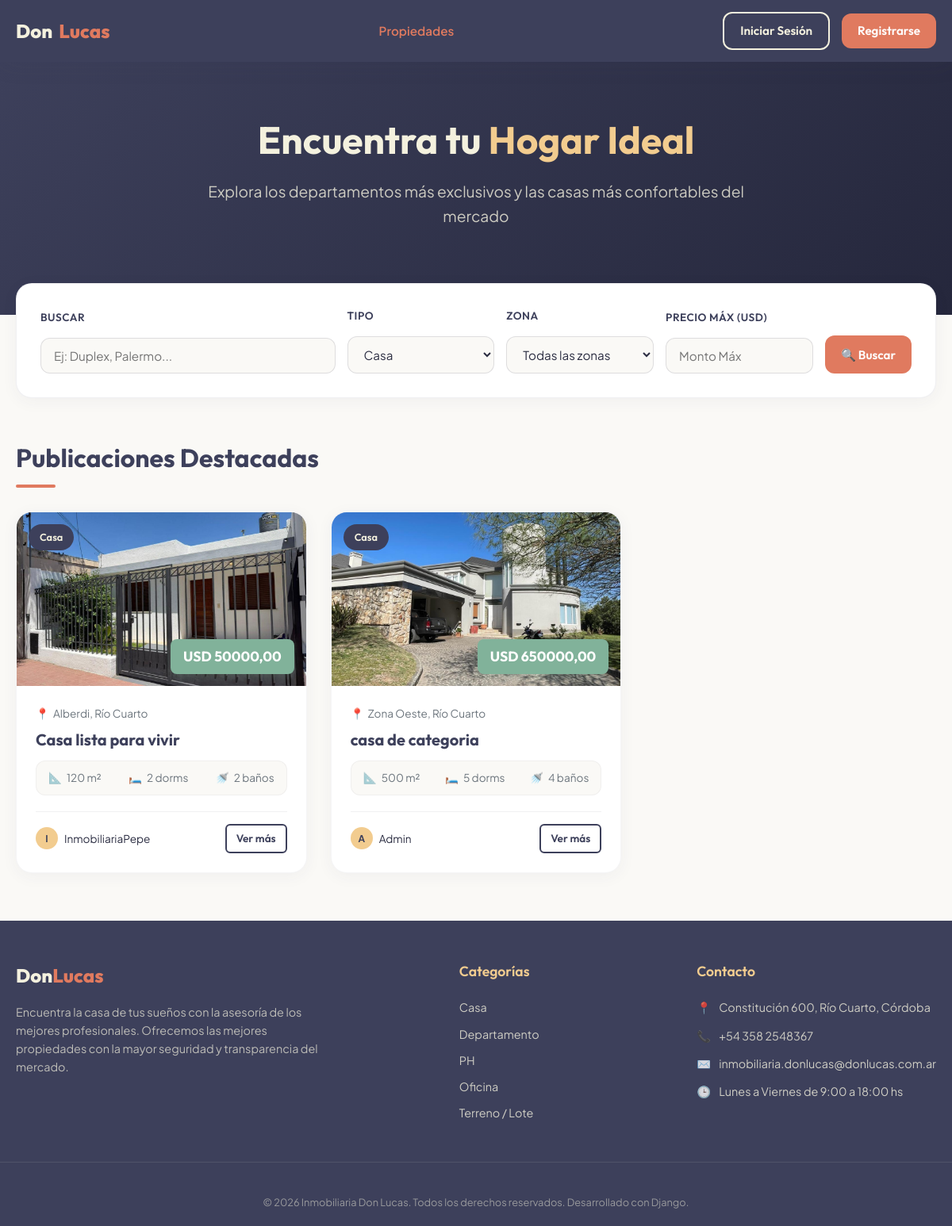
Screenshot of /?tipo=1 with the database file from the repository.
### propiedades/models.py (models this page shows, shortened)
class Propiedad(models.Model):
    titulo = models.CharField(max_length=200, verbose_name="Título de la publicación")
    descripcion = models.TextField(verbose_name="Descripción de la propiedad")
    tipo = models.ForeignKey(TipoPropiedad, on_delete=models.PROTECT, related_name="propiedades", verbose_name="Tipo de Propiedad")
    ubicacion = models.ForeignKey(Ubicacion, on_delete=models.PROTECT, related_name="propiedades", verbose_name="Ubicación")
    servicios = models.ManyToManyField(Servicio, blank=True, related_name="propiedades", verbose_name="Servicios / Comodidades")
    precio = models.DecimalField(max_digits=12, decimal_places=2, verbose_name="Precio (USD)")
    superficie = models.IntegerField(verbose_name="Superficie Total (m²)")
    habitaciones = models.IntegerField(verbose_name="Cantidad de Habitaciones")
    banos = models.IntegerField(verbose_name="Cantidad de Baños")
    imagen = models.ImageField(upload_to='propiedades/', verbose_name="Imagen Principal")
    agente = models.ForeignKey(CustomUser, on_delete=models.PROTECT, related_name="propiedades", verbose_name="Agente asignado")
    activo = models.BooleanField(default=True, verbose_name="Publicación Activa")
    fecha_creacion = models.DateTimeField(auto_now_add=True, verbose_name="Fecha de Publicación")
    class Meta:
        verbose_name = "Propiedad"
        verbose_name_plural = "Propiedades"
        ordering = ['-fecha_creacion']

class TipoPropiedad(models.Model):
    nombre = models.CharField(max_length=50, unique=True, verbose_name="Nombre")
    descripcion = models.TextField(blank=True, null=True, verbose_name="Descripción")
    class Meta:
        verbose_name = "Tipo de Propiedad"
        verbose_name_plural = "Tipos de Propiedades"

class Ubicacion(models.Model):
    barrio = models.CharField(max_length=100, verbose_name="Barrio / Zona")
    ciudad = models.CharField(max_length=100, verbose_name="Ciudad")
    provincia = models.CharField(max_length=100, verbose_name="Provincia")
    class Meta:
        verbose_name = "Ubicación"
        verbose_name_plural = "Ubicaciones"
        unique_together = ('barrio', 'ciudad', 'provincia')

class CustomUser(AbstractUser):
    telefono = models.CharField(max_length=20, blank=True, null=True, verbose_name="Teléfono")
    biografia = models.TextField(blank=True, null=True, verbose_name="Biografía / Presentación")
    es_agente = models.BooleanField(default=False, verbose_name="Es Agente Inmobiliario")
    foto_perfil = models.ImageField(upload_to='perfiles/', blank=True, null=True, verbose_name="Foto de Perfil")

### propiedades/views.py (the view, shortened to what this page needs)
# urls.py: path('', views.PropiedadListView.as_view(), name='propiedad_list'),
class PropiedadListView(ListView):
    model = Propiedad
    template_name = 'propiedades/propiedad_list.html'
    context_object_name = 'propiedades'
    paginate_by = 6
    def get_queryset(self):
        queryset = Propiedad.objects.filter(activo=True)
        query = self.request.GET.get('q')
        tipo_id = self.request.GET.get('tipo')
        ubicacion_id = self.request.GET.get('ubicacion')
        precio_min = self.request.GET.get('precio_min')
        precio_max = self.request.GET.get('precio_max')
        if tipo_id:
            queryset = queryset.filter(tipo_id=tipo_id)
        if ubicacion_id:
            queryset = queryset.filter(ubicacion_id=ubicacion_id)
        if precio_min:
            queryset = queryset.filter(precio__gte=precio_min)
        if precio_max:
            queryset = queryset.filter(precio__lte=precio_max)
        return queryset
    def get_context_data(self, **kwargs):
        context = super().get_context_data(**kwargs)
        context['q'] = self.request.GET.get('q', '')
        context['tipo_selected'] = self.request.GET.get('tipo', '')
        context['ubicacion_selected'] = self.request.GET.get('ubicacion', '')
        context['precio_min'] = self.request.GET.get('precio_min', '')
        context['precio_max'] = self.request.GET.get('precio_max', '')
        return context

### propiedades/context_processors.py (called while the page is built)
def inmobiliaria_globals(request):
    return {
        'global_tipos': TipoPropiedad.objects.all(),
        'global_ubicaciones': Ubicacion.objects.all(),
        'inmobiliaria_contacto': {
            'nombre': 'Inmobiliaria Don Lucas',
            'telefono': '+54 358 2548367',
            'email': 'inmobiliaria.donlucas@donlucas.com.ar',
            'direccion': 'Constitución 600, Río Cuarto, Córdoba',
            'horario': 'Lunes a Viernes de 9:00 a 18:00 hs'
        }
    }

### propiedades/templates/propiedades/propiedad_list.html (shortened to what this page needs)
{% extends 'base.html' %}
{% load static %}
{% block content %}
<section class="hero-section">
    <div class="container hero-content">
        <h1 class="hero-title">Encuentra tu <span>Hogar Ideal</span></h1>
        <p class="hero-subtitle">Explora los departamentos más exclusivos y las casas más confortables del mercado</p>
    </div>
</section>
<div class="container">
    <div class="search-card">
        <form method="get" action="{% url 'propiedad_list' %}" class="search-form">
            <div class="form-group">
                <label for="search-input">Buscar</label>
                <input type="text" name="q" id="search-input" class="form-control" placeholder="Ej: Duplex, Palermo..." value="{{ q }}">
            </div>
            <div class="form-group">
                <label for="tipo-select">Tipo</label>
                <select name="tipo" id="tipo-select" class="form-control">
                    {% for tipo in global_tipos %}
                        <option value="{{ tipo.id }}" {% if tipo_selected == tipo.id|stringformat:"i" %}selected{% endif %}>{{ tipo.nombre }}</option>
                    {% endfor %}
                </select>
            </div>
            <div class="form-group">
                <label for="ubicacion-select">Zona</label>
                <select name="ubicacion" id="ubicacion-select" class="form-control">
                    <option value="">Todas las zonas</option>
                </select>
            </div>
            <div class="form-group">
                <label for="precio-max-input">Precio Máx (USD)</label>
                <input type="number" name="precio_max" id="precio-max-input" class="form-control" placeholder="Monto Máx" value="{{ precio_max }}">
            </div>
            <div>
                <button type="submit" class="btn btn-primary" style="width: 100%; height: 48px;">🔍 Buscar</button>
            </div>
        </form>
    </div>
</div>
<div class="container" style="margin-bottom: 60px;">
    <div class="section-header">
        <h2 class="section-title">Publicaciones Destacadas</h2>
    </div>
    <div class="property-grid">
        {% for propiedad in propiedades %}
            <article class="property-card">
                <div class="property-card-img-wrapper">
                    {% if propiedad.imagen %}
                        <img src="{{ propiedad.imagen.url }}" alt="{{ propiedad.titulo }}" class="property-card-img">
                    {% else %}
                        <div class="property-card-img" style="background-color: #ddd; display: flex; align-items: center; justify-content: center;">Sin Imagen</div>
                    {% endif %}
                    <span class="property-badge-type">{{ propiedad.tipo.nombre }}</span>
                    <span class="property-badge-price">USD {{ propiedad.precio }}</span>
                </div>
                <div class="property-card-content">
                    <div class="property-card-location">
                        <span>📍</span> {{ propiedad.ubicacion.barrio }}, {{ propiedad.ubicacion.ciudad }}
                    </div>
                    <h3 class="property-card-title">
                        <a href="{% url 'propiedad_detail' propiedad.pk %}">{{ propiedad.titulo }}</a>
                    </h3>
                    <div class="property-card-specs">
                        <div class="spec-item">📐 <span>{{ propiedad.superficie }} m²</span></div>
                        <div class="spec-item">🛏️ <span>{{ propiedad.habitaciones }} dorms</span></div>
                        <div class="spec-item">🚿 <span>{{ propiedad.banos }} baños</span></div>
                    </div>
                    <div class="property-card-footer">
                        <div class="agent-info">
                            <div class="agent-avatar">{{ propiedad.agente.username|slice:":1"|upper }}</div>
                            <span>{{ propiedad.agente.first_name|default:propiedad.agente.username }}</span>
                        </div>
                        <div style="display: flex; gap: 8px;">
                            <a href="{% url 'propiedad_detail' propiedad.pk %}" class="btn btn-outline-indigo" style="padding: 6px 12px; font-size: 0.85rem; border-radius: var(--radius-sm);">Ver más</a>
                        </div>
                    </div>
                </div>
            </article>
        {% endfor %}
    </div>
</div>
{% endblock %}

### propiedades/templates/base.html (shortened to what this page needs)
{% load static %}
<!DOCTYPE html>
<html lang="es">
<head>
    <link rel="stylesheet" href="{% static 'css/styles.css' %}">
</head>
<body>
    <header class="main-header">
        <div class="container navbar">
            <a href="{% url 'propiedad_list' %}" class="nav-brand">
                Don<span>Lucas</span>
            </a>
            <nav>
                <ul class="nav-links">
                    <li class="nav-item {% if request.resolver_match.url_name == 'propiedad_list' %}active{% endif %}">
                        <a href="{% url 'propiedad_list' %}">Propiedades</a>
                    </li>
                </ul>
            </nav>
            <div class="user-menu">
                {% if user.is_authenticated %}
                    <span class="user-tag">Hola, <strong>{{ user.first_name|default:user.username }}</strong></span>
                    {% if user.es_agente or user.is_staff %}
                        <a href="{% url 'propiedad_create' %}" class="btn btn-secondary">+ Publicar Casa</a>
                    {% endif %}
                    <form action="{% url 'logout' %}" method="post" style="display:inline; margin:0; padding:0;">
                        {% csrf_token %}
                        <button type="submit" class="btn btn-outline" style="padding: 8px 16px; font-size: 0.85rem; border-radius: 8px; background:transparent;">Salir</button>
                    </form>
                {% else %}
                    <a href="{% url 'login' %}" class="btn btn-outline">Iniciar Sesión</a>
                    <a href="{% url 'registro' %}" class="btn btn-primary">Registrarse</a>
                {% endif %}
            </div>
        </div>
    </header>
    <main style="flex: 1;">
        {% block content %}{% endblock %}
    </main>
    <footer class="main-footer">
        <div class="container footer-grid">
            <div>
                <div class="footer-brand">Don<span>Lucas</span></div>
                <p class="footer-desc">
                    Encuentra la casa de tus sueños con la asesoría de los mejores profesionales. Ofrecemos las mejores propiedades con la mayor seguridad y transparencia del mercado.
                </p>
            </div>
            <div>
                <h4 class="footer-title">Categorías</h4>
                <ul class="footer-links">
                    {% for tipo in global_tipos %}
                        <li><a href="{% url 'propiedad_list' %}?tipo={{ tipo.id }}">{{ tipo.nombre }}</a></li>
                    {% empty %}
                        <li>Sin categorías registradas</li>
                    {% endfor %}
                </ul>
            </div>
            <div>
                <h4 class="footer-title">Contacto</h4>
                <div class="footer-contact-item">
                    <span>📍</span> {{ inmobiliaria_contacto.direccion }}
                </div>
                <div class="footer-contact-item">
                    <span>📞</span> {{ inmobiliaria_contacto.telefono }}
                </div>
                <div class="footer-contact-item">
                    <span>✉️</span> {{ inmobiliaria_contacto.email }}
                </div>
                <div class="footer-contact-item">
                    <span>🕒</span> {{ inmobiliaria_contacto.horario }}
                </div>
            </div>
        </div>
        <div class="container footer-bottom">
            <p>&copy; 2026 Inmobiliaria Don Lucas. Todos los derechos reservados. Desarrollado con Django.</p>
        </div>
    </footer>
</body>
</html>

### rows the page displays
Propiedad: imagen (picture), tipo.nombre "Casa", precio "50000,00", ubicacion.barrio "Alberdi", ubicacion.ciudad "Río Cuarto", titulo "Casa lista para vivir", superficie "120", habitaciones "2", banos "2", agente.username "I", agente.first_name "InmobiliariaPepe"
Propiedad: imagen (picture), tipo.nombre "Casa", precio "650000,00", ubicacion.barrio "Zona Oeste", ubicacion.ciudad "Río Cuarto", titulo "casa de categoria", superficie "500", habitaciones "5", banos "4", agente.username "A", agente.first_name "Admin"
TipoPropiedad: nombre "Casa"
TipoPropiedad: nombre "Departamento"
TipoPropiedad: nombre "PH"
TipoPropiedad: nombre "Oficina"
TipoPropiedad: nombre "Terreno / Lote"
CustomUser: email "inmobiliaria.donlucas@donlucas.com.ar"

### other values shown
{{ inmobiliaria_contacto.direccion }} "Constitución 600, Río Cuarto, Córdoba"
{{ inmobiliaria_contacto.telefono }} "+54 358 2548367"
{{ inmobiliaria_contacto.horario }} "Lunes a Viernes de 9:00 a 18:00 hs"
form field tipo "Casa"
